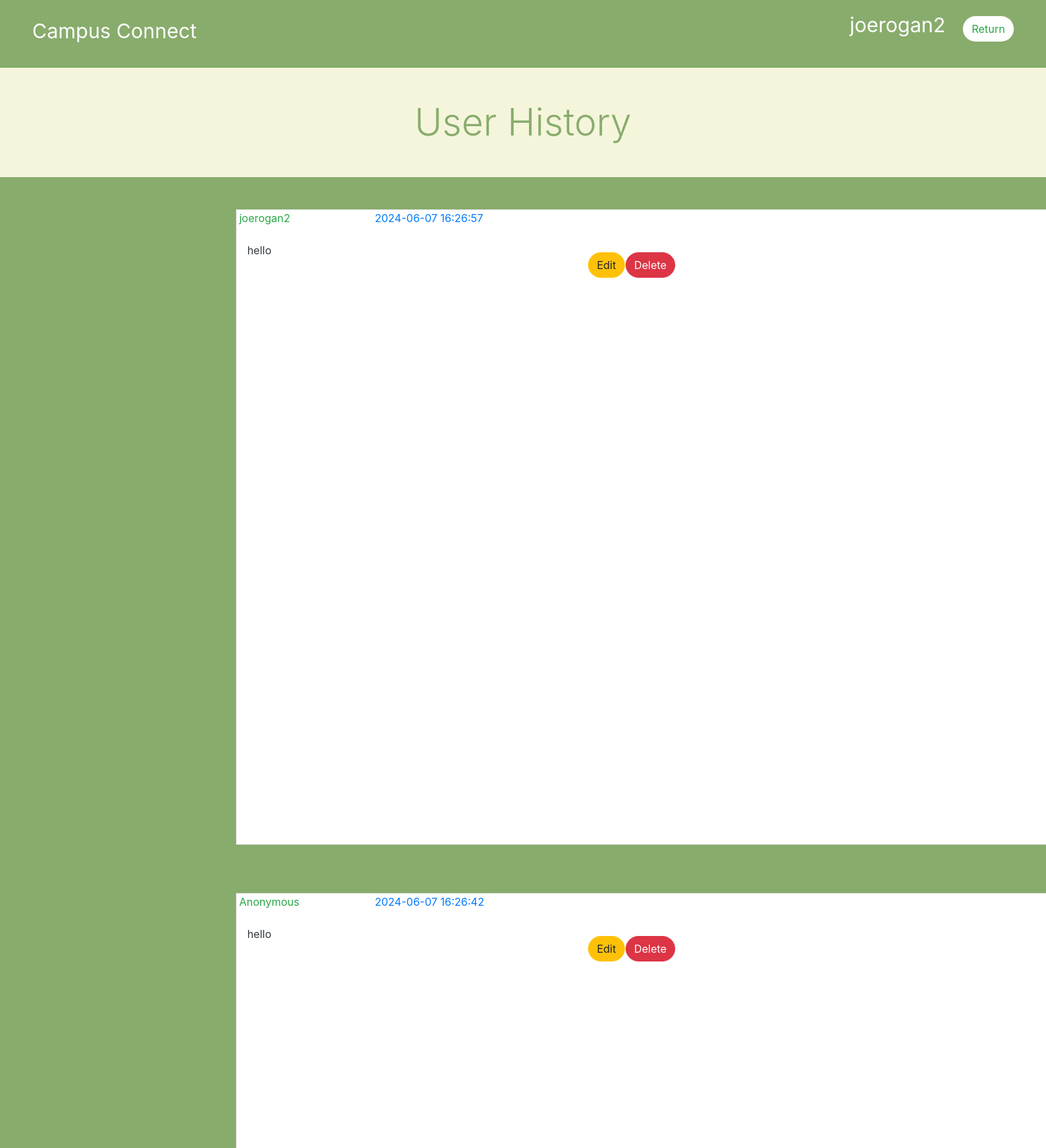
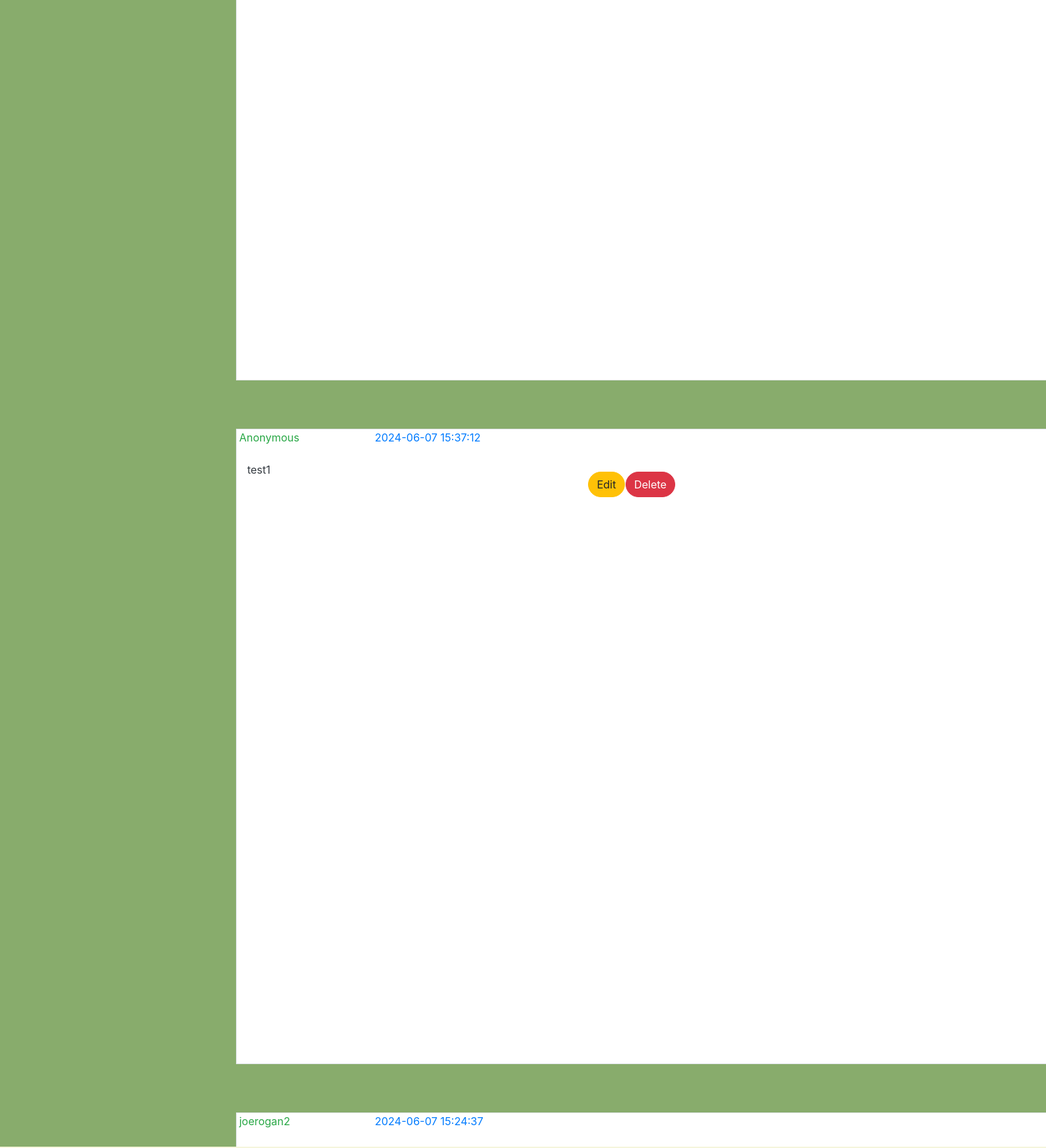
/history.php (signed in, upper part), run on the app's committed database (2 pictures, top to bottom).
### tables this page shows
CREATE TABLE `users` (
  `uid` bigint(20) NOT NULL,
  `admin` tinyint(1) NOT NULL,
  `firstname` varchar(30) NOT NULL,
  `lastname` varchar(30) NOT NULL,
  `email` varchar(50) NOT NULL,
  `username` varchar(30) NOT NULL,
  `password` varchar(30) NOT NULL,
  `gender` varchar(10) NOT NULL,
  `notes` varchar(20) DEFAULT 'Hello!'
);

CREATE TABLE `usermessages` (
  `uid` bigint(20) NOT NULL,
  `name` varchar(30) NOT NULL,
  `msgID` int(30) NOT NULL,
  `message` varchar(280) NOT NULL,
  `timePosted` timestamp NOT NULL DEFAULT current_timestamp() ON UPDATE current_timestamp()
);

### functions.php (called while the page is built, shortened)
<?php
function check_login($con)
{
	if(isset($_SESSION['uid']))
	{
		$uid = $_SESSION['uid'];
		$query = "select * from users where uid = '$uid' limit 1";
		$result = mysqli_query($con,$query);
		if($result && mysqli_num_rows($result) > 0)
		{
			$user_data = mysqli_fetch_assoc($result);
			return $user_data;
		}
	}
	die;
}

### history.php (the view, shortened to what this page needs)
<?php
	include("connection.php");
	include("functions.php");
	$user_data = check_login($con);
?>
<!DOCTYPE html>
<html>
<head>
<link href="https://stackpath.bootstrapcdn.com/bootstrap/4.3.1/css/bootstrap.min.css" rel="stylesheet">
</head>
<body style="background-color:#f5f5dc;">
<header class=" pl-5 pt-4  container-fluid mb-5 display-5 text-white p-3" style="font-size:30px;background-color:#88ac6c">
<p >Campus Connect </p>
<div id="userName"> <?php echo $user_data['username']; ?> </div>
<div id="wrapper">
<button type="button" class="btn btn-default bg-white rounded-pill mt-4 mr-5 text-success " style="font-weight: bold
  top: 0;" onclick="ufeed()">Return</button>
</div>
</header>
<body class="d-flex flex-column min-vh-150 justify-content-center" style="background-color:#88ac6c;">
    <div class=" display-5">
    <p class="display-4 mb-5 text-center" style="color:#88ac6c">User History</p>
    <div class="container-fluid mt-4 overflow-auto" style="width: 101vh; height:50vh; background-color:#88ac6c" id="msgContainer">
				<div class="container-fluid pl-4 pt-4" style="">
						<?php
							$uid = $user_data['uid'];
							$sql = "SELECT * FROM usermessages where uid = '$uid' ORDER BY timePosted desc";
							$msgResults = mysqli_query($con, $sql);
                        if(mysqli_num_rows($msgResults) > 0) {
							while ($row = mysqli_fetch_assoc($msgResults)) {
                                $message = $row['message'];
                                $date = $row['timePosted'];
								$msgName = $row['name'];
                                $msgID = $row['msgID'];
								echo "<div style='overflow:hidden;'>";
								echo "<div class='text-primary' id='date'>" . $date . "</div>";
								echo "<div class='bg-white text-dark rounded-3 mb-5 border mx-auto' style='width:90vh; height:15vh;'>";
								echo "<p class='text-success ms-5 ml-1'>" . $msgName . "</p>";
                                echo "<p class='ml-3 pt-2'>" . htmlspecialchars($message) . "</p>";
                                echo "<form method='get' action='delete_message.php' style='display:inline;'>";
                                echo "<input type='submit'id='btnDelete' value='Delete' class='btn btn-danger rounded-pill' onclick='return confirm(\"Are you sure you want to delete this message?\");'>";
                                echo "</form>";
                                echo "<input type='submit' name='edit' id='btnEdit' value='Edit' class='btn btn-warning rounded-pill' onclick='editMsg($msgID)'></input>";
								echo "</div>";
								echo "</div>";
							}
                        }else{
                            echo "<p class='text-light ms-5 ml-1 display-3'>" . "Go post something!" . "</p>";
                        }
						?>
					</div>
				</div>
</body>
</html>

### history.php (style rules this page uses)
#btnDelete { position: relative; top: -25px; right: -580px; }
#btnEdit { position: relative; top: -25px; right: -450px; }
#date { position: relative; top: 25px; right: -520px; }
#userName { position: absolute; top: 15px; right: 150px; }
#wrapper { position: absolute; top: 0; right: 0; }

### data on the page
users: username "joerogan2"
usermessages: timePosted "2024-06-07 16:26:57", name "joerogan2", message "hello"
usermessages: timePosted "2024-06-07 16:26:42", name "Anonymous", message "hello"
usermessages: timePosted "2024-06-07 15:37:12", name "Anonymous", message "test1"
usermessages: timePosted "2024-06-07 15:24:37", name "joerogan2"
